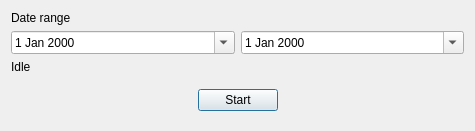
<?xml version="1.0" encoding="UTF-8"?>
<ui version="4.0">
 <class>DlgRecalculation</class>
 <widget class="QDialog" name="DlgRecalculation">
  <property name="geometry">
   <rect>
    <x>0</x>
    <y>0</y>
    <width>475</width>
    <height>126</height>
   </rect>
  </property>
  <property name="windowTitle">
   <string>Recalculate output of the dish</string>
  </property>
  <layout class="QVBoxLayout" name="verticalLayout">
   <item>
    <layout class="QGridLayout" name="gridLayout">
     <item row="1" column="0">
      <widget class="QDateEdit" name="deStart">
       <property name="calendarPopup">
        <bool>true</bool>
       </property>
      </widget>
     </item>
     <item row="1" column="1">
      <widget class="QDateEdit" name="deEnd">
       <property name="calendarPopup">
        <bool>true</bool>
       </property>
      </widget>
     </item>
     <item row="3" column="0" colspan="2">
      <widget class="QWidget" name="widget" native="true">
       <layout class="QHBoxLayout" name="horizontalLayout">
        <item>
         <spacer name="horizontalSpacer">
          <property name="orientation">
           <enum>Qt::Horizontal</enum>
          </property>
          <property name="sizeHint" stdset="0">
           <size>
            <width>40</width>
            <height>20</height>
           </size>
          </property>
         </spacer>
        </item>
        <item>
         <widget class="QPushButton" name="btnStart">
          <property name="text">
           <string>Start</string>
          </property>
          <property name="icon">
           <iconset resource="res.qrc">
            <normaloff>:/res/ok.png</normaloff>:/res/ok.png</iconset>
          </property>
         </widget>
        </item>
        <item>
         <spacer name="horizontalSpacer_2">
          <property name="orientation">
           <enum>Qt::Horizontal</enum>
          </property>
          <property name="sizeHint" stdset="0">
           <size>
            <width>40</width>
            <height>20</height>
           </size>
          </property>
         </spacer>
        </item>
       </layout>
      </widget>
     </item>
     <item row="0" column="0" colspan="2">
      <widget class="QLabel" name="lbRange">
       <property name="text">
        <string>Date range</string>
       </property>
      </widget>
     </item>
     <item row="2" column="0" colspan="2">
      <widget class="QLabel" name="lbProgress">
       <property name="text">
        <string>Idle</string>
       </property>
      </widget>
     </item>
    </layout>
   </item>
  </layout>
 </widget>
 <resources>
  <include location="res.qrc"/>
 </resources>
 <connections/>
</ui>
